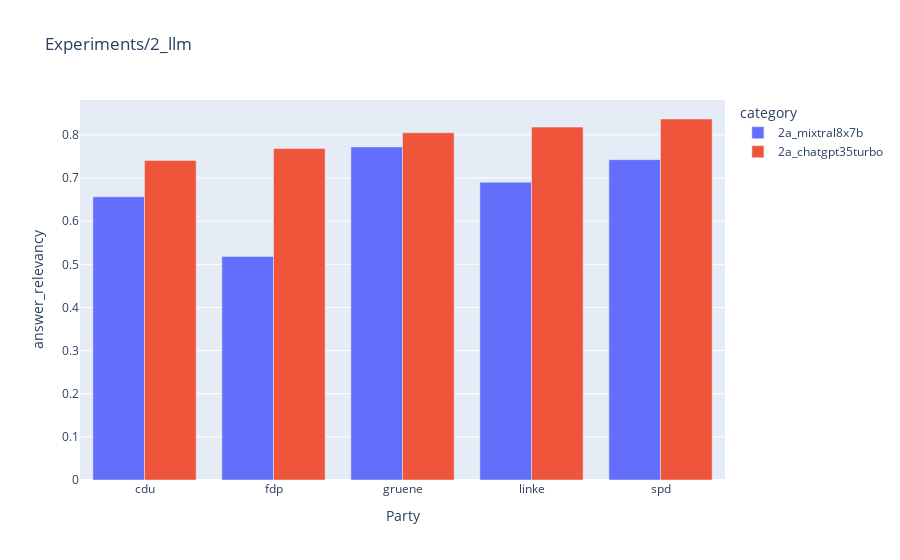

Notebook code cell kept with this figure:
### Code cell
metric_id = 0
df_plot = pd.DataFrame()
for file_name in metrics_files:
    df = pd.read_csv(file_name, header=[0, 1], index_col=[0, 1])
    metrics = list(set(df.columns.get_level_values(0)))
    experiment_run = "_".join(os.path.basename(file_name).split("_")[1:]).split(".")[0]
    df_plot[experiment_run] = df[metrics[metric_id]].mean(axis=0)


df = pd.DataFrame(df_plot).reset_index().rename(columns={"index": "party"})
df_melted = df.melt(id_vars=["party"], var_name="category", value_name="value")
print(df_melted.groupby("category")["value"].mean())
px.bar(
    df_melted,
    x="party",
    y="value",
    color="category",
    barmode="group",
    labels={"value": metrics[metric_id], "party": "Party"},
    title=f"{experiment}",
)

### Figure 1 — Plotly figure (JSON) as saved in the notebook; plotly's stock layout.template omitted (floating-point values rounded to 4 significant figures)
{"data": [{"alignmentgroup": "True", "hovertemplate": "category=2a_mixtral8x7b<br>Party=%{x}<br>answer_relevancy=%{y}<extra></extra>", "legendgroup": "2a_mixtral8x7b", "marker": {"color": "#636efa", "pattern": {"shape": ""}}, "name": "2a_mixtral8x7b", "offsetgroup": "2a_mixtral8x7b", "orientation": "v", "showlegend": true, "textposition": "auto", "type": "bar", "x": ["cdu", "fdp", "gruene", "linke", "spd"], "xaxis": "x", "y": [0.6564, 0.5183, 0.7722, 0.6903, 0.7426], "yaxis": "y"}, {"alignmentgroup": "True", "hovertemplate": "category=2a_chatgpt35turbo<br>Party=%{x}<br>answer_relevancy=%{y}<extra></extra>", "legendgroup": "2a_chatgpt35turbo", "marker": {"color": "#EF553B", "pattern": {"shape": ""}}, "name": "2a_chatgpt35turbo", "offsetgroup": "2a_chatgpt35turbo", "orientation": "v", "showlegend": true, "textposition": "auto", "type": "bar", "x": ["cdu", "fdp", "gruene", "linke", "spd"], "xaxis": "x", "y": [0.7409, 0.7685, 0.8049, 0.8181, 0.8369], "yaxis": "y"}], "layout": {"barmode": "group", "legend": {"title": {"text": "category"}, "tracegroupgap": 0}, "title": {"text": "Experiments/2_llm"}, "xaxis": {"anchor": "y", "domain": [0, 1], "title": {"text": "Party"}}, "yaxis": {"anchor": "x", "domain": [0, 1], "title": {"text": "answer_relevancy"}}}}
